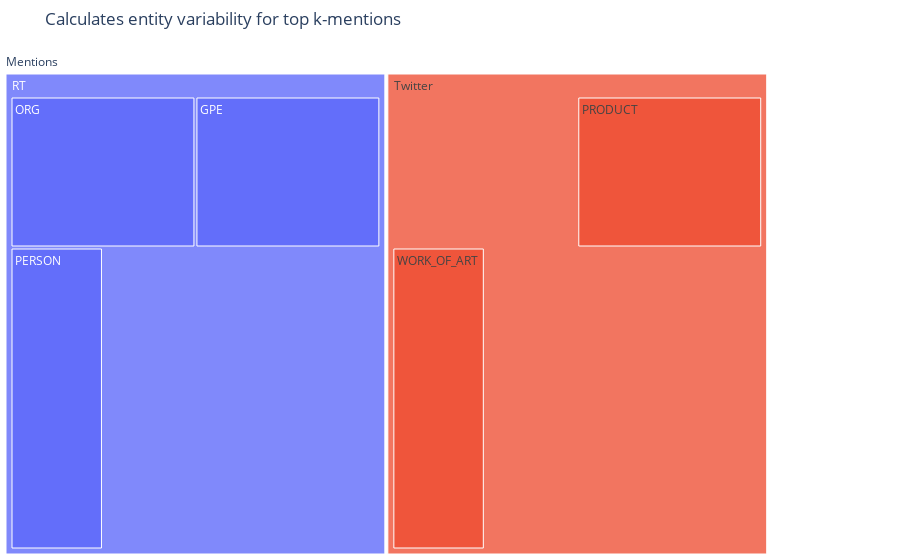

The notebook cell saved with this chart:
### Markdown cell above
## Explore the metrics for the dataset

### Code cell
from rubrix.metrics.token_classification import entity_consistency

entity_consistency(name="spacy_sm_wnut17", mentions=40, threshold= 3).visualize()

### Figure 1 — Plotly figure (JSON) as saved in the notebook; plotly's stock layout.template omitted (floating-point values rounded to 4 significant figures)
{"data": [{"labels": ["Mentions", "RT", "ORG", "GPE", "PERSON", "Twitter", "PERSON", "PRODUCT", "WORK_OF_ART"], "level": "Mentions", "parents": ["", "Mentions", "RT", "RT", "RT", "Mentions", "Twitter", "Twitter", "Twitter"], "type": "treemap", "values": [2, 3, 1, 1, 1, 3, 1, 1, 1]}], "layout": {"autosize": true, "margin": {"b": 0, "l": 0, "r": 0, "t": 50}, "title": {"text": "Calculates entity variability for top k-mentions"}}}
